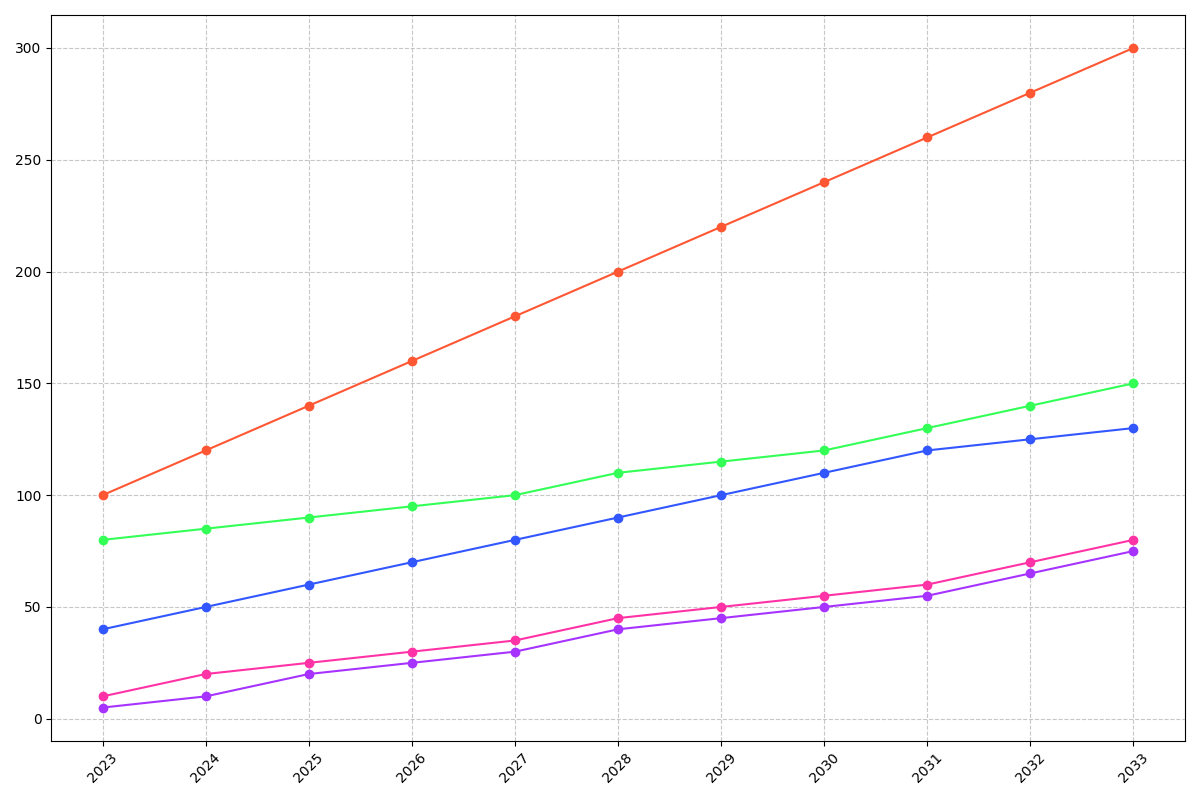

Here is the Python script that generated this plot:
import matplotlib.pyplot as plt
import numpy as np

years = np.arange(2023, 2034)

apples = [100, 120, 140, 160, 180, 200, 220, 240, 260, 280, 300]
bananas = [80, 85, 90, 95, 100, 110, 115, 120, 130, 140, 150]
cherries = [40, 50, 60, 70, 80, 90, 100, 110, 120, 125, 130]
dragonfruits = [10, 20, 25, 30, 35, 45, 50, 55, 60, 70, 80]
elderberries = [5, 10, 20, 25, 30, 40, 45, 50, 55, 65, 75]

export_data = [np.array(apples), np.array(bananas), np.array(cherries), np.array(dragonfruits), np.array(elderberries)]

colors = ['#FF5733', '#33FF57', '#3357FF', '#FF33A6', '#A633FF']

fig, ax = plt.subplots(figsize=(12, 8))

for data, color in zip(export_data, colors):
    ax.plot(years, data, marker='o', color=color)

ax.set_xticks(years)
ax.set_xticklabels(years, rotation=45)
ax.grid(True, linestyle='--', alpha=0.7)

plt.tight_layout()
plt.show()
